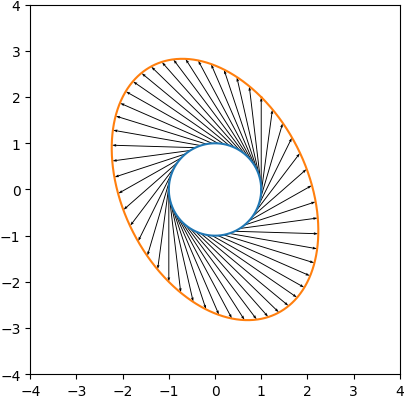

Reproduce this figure in Python.
from numpy import array, arange, pi, sin, cos, isreal
from numpy.linalg import eig, norm
import matplotlib.pyplot as plt

def arrow(p, v, c=(0, 0, 0), w=0.02):
    plt.quiver(p[0], p[1], v[0], v[1], units='xy', scale=1,
               color=c, width=w)

n = 0
A = [array([[1, -2], [2, 2]]),
     array([[3, 1], [1, 3]]),
     array([[2, 1], [0, 2]]),
     array([[2, 1], [0, 3]])]
plt.axis('scaled'), plt.xlim(-4, 4), plt.ylim(-4, 4), 
T = arange(0, 2 * pi, pi / 500)
U = array([(cos(t), sin(t)) for t in T])
plt.plot(U[:, 0], U[:, 1])
V = array([A[n].dot(u) for u in U])
plt.plot(V[:, 0], V[:, 1])
for u, v in zip(U[::20], V[::20]):
    arrow(u, v - u)
o = array([0, 0])
Lmd, Vec = eig(A[n])
if isreal(Lmd[0]):
    arrow(o, Lmd[0] * Vec[:, 0], c=(1, 0, 0), w=0.1)
if isreal(Lmd[1]):
    arrow(o, Lmd[1] * Vec[:, 1], c=(0, 1, 0), w=0.1)
plt.show()
#plt.savefig('unitcircle.png', bbox_inches='tight', pad_inches=0)
